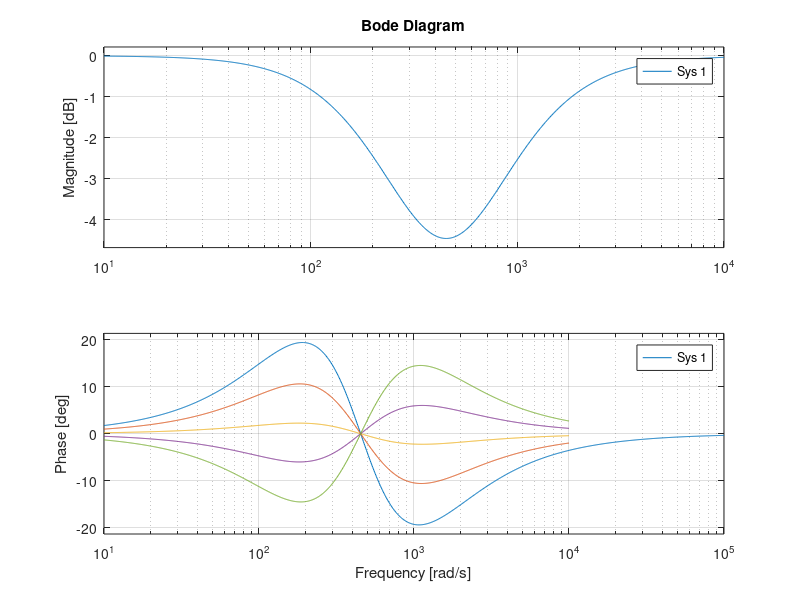

Recreate this plot in MATLAB.
close all;
clear all;
r1=1600;
r2=5000;
c2=100e-9;
s=tf('s');
w0=sqrt(2+(r2/r1))/(10*c2*r2);

Qz=@(k) ((2.*r1+r2).*10.*r2)./((r2.*r2.*10-k.*k.*r2.*r2 -9.*k.*r2.*r2+r1.*r1+31.*r1.*r2)*sqrt(2+(r2/r1)));

Qp= @(k)((2.*r1+r2).*10.*r2)./((11.*k.*r2*r2-k.*k.*r2*r2+r1*r1+31*r1*r2).*sqrt(2+(r2/r1)));


H= @(t) ((((s/w0)^2)+s/(Qz(t)*w0)+1) / (((s/w0)^2)+s/(Qp(t)*w0)+1));

for v = 0:0.22:1
    hold on;
   bode(H(v));
   pause(0.5);
end

grid on;
hold off


